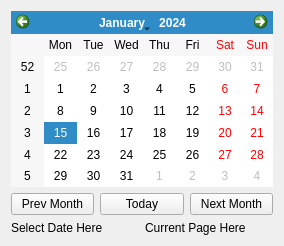
<?xml version="1.0" encoding="UTF-8"?>
<ui version="4.0">
 <class>Form</class>
 <widget class="QWidget" name="Form">
  <property name="geometry">
   <rect>
    <x>0</x>
    <y>0</y>
    <width>284</width>
    <height>246</height>
   </rect>
  </property>
  <property name="windowTitle">
   <string>Calendar</string>
  </property>
  <layout class="QGridLayout" name="gridLayout">
   <item row="0" column="0">
    <layout class="QVBoxLayout" name="verticalLayout">
     <item>
      <widget class="QCalendarWidget" name="calendarWidget_Test"/>
     </item>
     <item>
      <layout class="QHBoxLayout" name="horizontalLayout">
       <item>
        <widget class="QPushButton" name="btn_prevMonth">
         <property name="text">
          <string>Prev Month</string>
         </property>
        </widget>
       </item>
       <item>
        <widget class="QPushButton" name="btn_today">
         <property name="text">
          <string>Today</string>
         </property>
        </widget>
       </item>
       <item>
        <widget class="QPushButton" name="btn_nextMonth">
         <property name="text">
          <string>Next Month</string>
         </property>
        </widget>
       </item>
      </layout>
     </item>
     <item>
      <layout class="QHBoxLayout" name="horizontalLayout_2">
       <item>
        <widget class="QLabel" name="lbl_selectedDate">
         <property name="text">
          <string>Select Date Here</string>
         </property>
        </widget>
       </item>
       <item>
        <widget class="QLabel" name="lbl_currentPage">
         <property name="text">
          <string>Current Page Here</string>
         </property>
        </widget>
       </item>
      </layout>
     </item>
    </layout>
   </item>
  </layout>
 </widget>
 <resources/>
 <connections/>
</ui>
